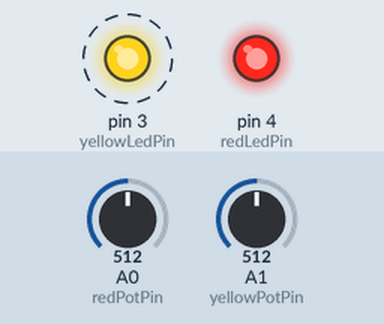
Simulated run of this program. Board: Arduino Uno, built with avr-gcc and run on an emulated ATmega328P. On the bench: output pins drawn as LEDs (lit = HIGH). Dashed ring = blinking. The inputs (shaded band) are chosen by the test bench; at power-on: A0 (redPotPin) = 512, A1 (yellowPotPin) = 512. What the program prints to the serial monitor is not drawn.

Above: at 1.3 s.
1.4 s: A0 (redPotPin) set to 122
At 1.77 s:
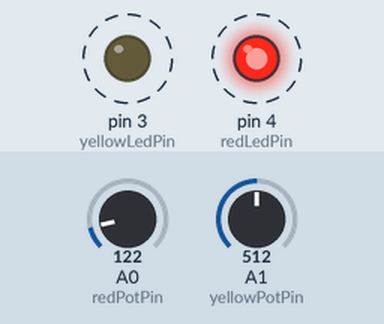
4.5 s: A1 (yellowPotPin) set to 6
At 5.55 s:
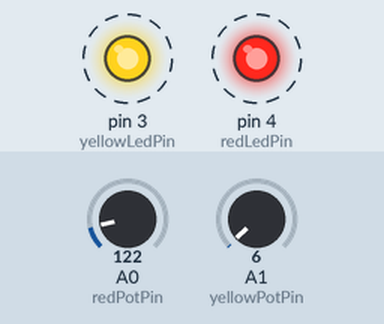
7.6 s: A1 (yellowPotPin) set to 3
At 9.36 s:
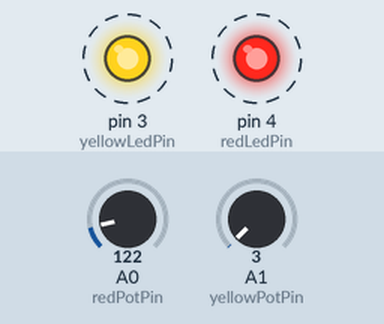
10.7 s: A0 (redPotPin) set to 1023
Timing chart, 0 to 13.5 s (numbered marks = the images above; inputs shaded):
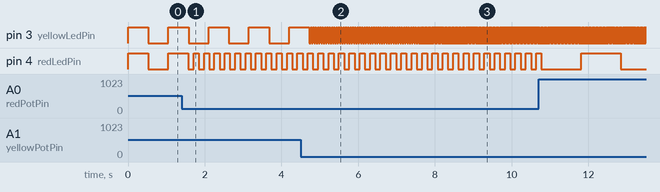

Measured:
- the behaviour switches between 5 and 4 on A1 (yellowPotPin) (found by bisection; images 2 and 3)
- after the input at 1.4 s, pin 4 (redLedPin): alternates HIGH for 0.14 s and LOW for 0.14 s, starting after 0.31 s
- after the input at 4.5 s, pin 3 (yellowLedPin): alternates HIGH for 0.03 s and LOW for 0.03 s, starting after 0.26 s
- after the input at 7.6 s, pin 3 (yellowLedPin): alternates HIGH for 0.02 s and LOW for 0.02 s, starting after 0.05 s
- by itself, pin 3 (yellowLedPin): alternates HIGH for 0.53 s and LOW for 0.53 s

The program:

main.cpp
```cpp
#include <Arduino.h>
#include <Arduino_FreeRTOS.h>

uint8_t redLedPin = 4;      // output for red LED
uint8_t yellowLedPin = 3;   // output for yellow LED
uint8_t redPotPin = A0;     // ADC input for potentiometer for red LED
uint8_t yellowPotPin = A1;  // ADC input for potentiometer for yellow LED

void TaskRedBlinky([[maybe_unused]] void *pvParameters )
{
    pinMode(redLedPin, OUTPUT);
    pinMode(redPotPin, INPUT);

    for (;;) {
        digitalWrite(redLedPin, !digitalRead(redLedPin));
        long potValue = analogRead(redPotPin);
        vTaskDelay((25 + potValue) / portTICK_PERIOD_MS);  // min. delay = 25ms
    }
}

void TaskYellowBlinky([[maybe_unused]] void *pvParameters )
{
    pinMode(yellowLedPin, OUTPUT);
    pinMode(yellowPotPin, INPUT);

    for (;;) {
        digitalWrite(yellowLedPin, !digitalRead(yellowLedPin));
        long potValue = analogRead(yellowPotPin);
        vTaskDelay((25 + potValue) / portTICK_PERIOD_MS);  // min. delay = 25ms
    }
}

void setup() {
    Serial.begin(115200);
    Serial.print("configMAX_PRIORITIES = ");
    Serial.println(configMAX_PRIORITIES);
    UBaseType_t taskPriority = configMAX_PRIORITIES - 1 ;

    xTaskCreate(
        TaskRedBlinky,      // task function
        "TaskRedBlinky",    // task name
        100,                // stack size (bytes)
        NULL,               // paramater for task
        taskPriority,       // task priority
        NULL );             // task handle

    xTaskCreate(
        TaskYellowBlinky,   // task function
        "TaskYellowBlinky", // task name
        100,                // stack size (bytes)
        NULL,               // paramater for task
        taskPriority,       // task priority
        NULL );             // task handle
}

void loop() {
    // idle task
}
```
